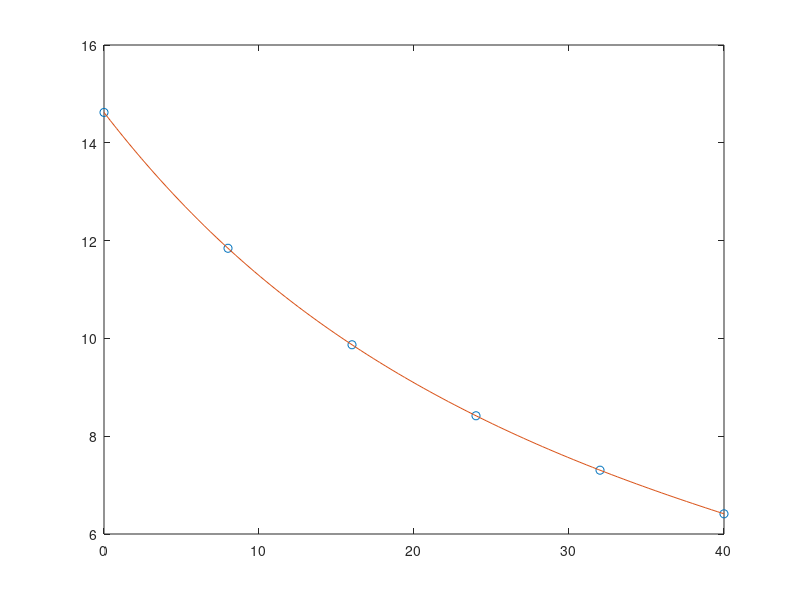

This chart was generated by the following MATLAB code:
x=[0,8,16,24,32,40]
o=[14.621,11.843,9.87,8.418,7.305,6.413]
xx=linspace(0,40)
yy=spline(x,o,xx)
plot(x,o,'o',xx,yy)
r=spline(x,o,27)